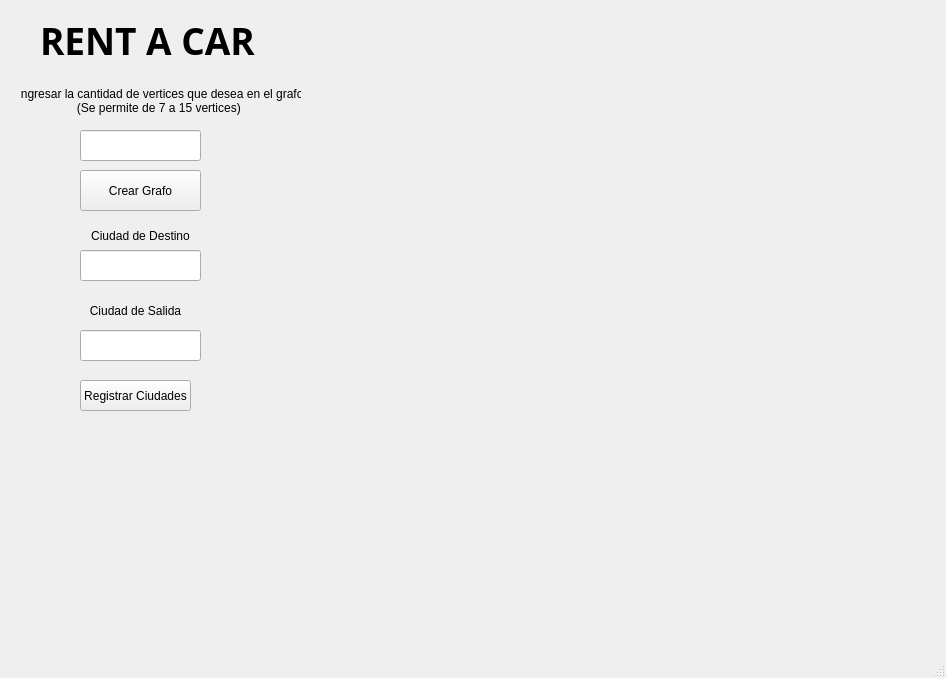
<?xml version="1.0" encoding="UTF-8"?>
<ui version="4.0">
 <class>MainWindow</class>
 <widget class="QMainWindow" name="MainWindow">
  <property name="geometry">
   <rect>
    <x>0</x>
    <y>0</y>
    <width>946</width>
    <height>678</height>
   </rect>
  </property>
  <property name="windowTitle">
   <string>RentACar</string>
  </property>
  <widget class="QWidget" name="centralwidget">
   <widget class="QLabel" name="titulo">
    <property name="geometry">
     <rect>
      <x>40</x>
      <y>-10</y>
      <width>221</width>
      <height>101</height>
     </rect>
    </property>
    <property name="font">
     <font>
      <family>Century Gothic</family>
      <pointsize>28</pointsize>
      <weight>75</weight>
      <bold>true</bold>
     </font>
    </property>
    <property name="text">
     <string>RENT A CAR</string>
    </property>
    <property name="wordWrap">
     <bool>false</bool>
    </property>
   </widget>
   <widget class="QLineEdit" name="cantidad">
    <property name="geometry">
     <rect>
      <x>80</x>
      <y>130</y>
      <width>121</width>
      <height>31</height>
     </rect>
    </property>
    <property name="text">
     <string/>
    </property>
    <property name="echoMode">
     <enum>QLineEdit::Password</enum>
    </property>
   </widget>
   <widget class="QLabel" name="ingresar">
    <property name="geometry">
     <rect>
      <x>20</x>
      <y>80</y>
      <width>281</width>
      <height>41</height>
     </rect>
    </property>
    <property name="text">
     <string>Ingresar la cantidad de vertices que desea en el grafo
(Se permite de 7 a 15 vertices) </string>
    </property>
    <property name="alignment">
     <set>Qt::AlignCenter</set>
    </property>
   </widget>
   <widget class="QPushButton" name="crearBoton">
    <property name="geometry">
     <rect>
      <x>80</x>
      <y>170</y>
      <width>121</width>
      <height>41</height>
     </rect>
    </property>
    <property name="text">
     <string>Crear Grafo</string>
    </property>
   </widget>
   <widget class="QLabel" name="label_2">
    <property name="geometry">
     <rect>
      <x>380</x>
      <y>10</y>
      <width>501</width>
      <height>421</height>
     </rect>
    </property>
    <property name="text">
     <string/>
    </property>
   </widget>
   <widget class="QLabel" name="ciudaddestinoL">
    <property name="geometry">
     <rect>
      <x>90</x>
      <y>210</y>
      <width>101</width>
      <height>51</height>
     </rect>
    </property>
    <property name="text">
     <string>Ciudad de Destino</string>
    </property>
    <property name="alignment">
     <set>Qt::AlignCenter</set>
    </property>
   </widget>
   <widget class="QLabel" name="ciudadsalidaL">
    <property name="geometry">
     <rect>
      <x>80</x>
      <y>290</y>
      <width>111</width>
      <height>41</height>
     </rect>
    </property>
    <property name="text">
     <string>Ciudad de Salida</string>
    </property>
    <property name="alignment">
     <set>Qt::AlignCenter</set>
    </property>
   </widget>
   <widget class="QLineEdit" name="ciudadDestino">
    <property name="geometry">
     <rect>
      <x>80</x>
      <y>250</y>
      <width>121</width>
      <height>31</height>
     </rect>
    </property>
    <property name="text">
     <string/>
    </property>
   </widget>
   <widget class="QLineEdit" name="ciudadSalida">
    <property name="geometry">
     <rect>
      <x>80</x>
      <y>330</y>
      <width>121</width>
      <height>31</height>
     </rect>
    </property>
   </widget>
   <widget class="QPushButton" name="ciudadesBoton">
    <property name="geometry">
     <rect>
      <x>80</x>
      <y>380</y>
      <width>111</width>
      <height>31</height>
     </rect>
    </property>
    <property name="text">
     <string>Registrar Ciudades</string>
    </property>
   </widget>
   <widget class="QLabel" name="E3">
    <property name="geometry">
     <rect>
      <x>560</x>
      <y>340</y>
      <width>71</width>
      <height>21</height>
     </rect>
    </property>
    <property name="text">
     <string/>
    </property>
   </widget>
   <widget class="QLabel" name="RojoG4">
    <property name="geometry">
     <rect>
      <x>690</x>
      <y>180</y>
      <width>47</width>
      <height>13</height>
     </rect>
    </property>
    <property name="text">
     <string/>
    </property>
   </widget>
   <widget class="QLabel" name="VerdeClaroG4">
    <property name="geometry">
     <rect>
      <x>360</x>
      <y>240</y>
      <width>61</width>
      <height>16</height>
     </rect>
    </property>
    <property name="text">
     <string/>
    </property>
   </widget>
   <widget class="QLabel" name="NaranjaG4">
    <property name="geometry">
     <rect>
      <x>500</x>
      <y>60</y>
      <width>61</width>
      <height>16</height>
     </rect>
    </property>
    <property name="text">
     <string/>
    </property>
   </widget>
   <widget class="QLabel" name="RaAZG4">
    <property name="geometry">
     <rect>
      <x>640</x>
      <y>260</y>
      <width>47</width>
      <height>13</height>
     </rect>
    </property>
    <property name="text">
     <string/>
    </property>
   </widget>
   <widget class="QLabel" name="VCaAZG4">
    <property name="geometry">
     <rect>
      <x>420</x>
      <y>310</y>
      <width>47</width>
      <height>13</height>
     </rect>
    </property>
    <property name="text">
     <string/>
    </property>
   </widget>
   <widget class="QLabel" name="VCaNG4">
    <property name="geometry">
     <rect>
      <x>380</x>
      <y>130</y>
      <width>47</width>
      <height>13</height>
     </rect>
    </property>
    <property name="text">
     <string/>
    </property>
   </widget>
   <widget class="QLabel" name="NaRG4">
    <property name="geometry">
     <rect>
      <x>640</x>
      <y>110</y>
      <width>47</width>
      <height>13</height>
     </rect>
    </property>
    <property name="text">
     <string/>
    </property>
   </widget>
   <widget class="QLabel" name="AZaNG4">
    <property name="geometry">
     <rect>
      <x>530</x>
      <y>260</y>
      <width>47</width>
      <height>13</height>
     </rect>
    </property>
    <property name="text">
     <string/>
    </property>
   </widget>
   <widget class="QLabel" name="RaVCG4">
    <property name="geometry">
     <rect>
      <x>560</x>
      <y>210</y>
      <width>47</width>
      <height>13</height>
     </rect>
    </property>
    <property name="text">
     <string/>
    </property>
   </widget>
   <widget class="QLabel" name="AzulG5">
    <property name="geometry">
     <rect>
      <x>590</x>
      <y>350</y>
      <width>47</width>
      <height>13</height>
     </rect>
    </property>
    <property name="text">
     <string/>
    </property>
   </widget>
   <widget class="QLabel" name="VerdeClaroG5">
    <property name="geometry">
     <rect>
      <x>390</x>
      <y>210</y>
      <width>47</width>
      <height>13</height>
     </rect>
    </property>
    <property name="text">
     <string/>
    </property>
   </widget>
   <widget class="QLabel" name="RojoG5">
    <property name="geometry">
     <rect>
      <x>710</x>
      <y>170</y>
      <width>47</width>
      <height>13</height>
     </rect>
    </property>
    <property name="text">
     <string/>
    </property>
   </widget>
   <widget class="QLabel" name="NaranjaG5">
    <property name="geometry">
     <rect>
      <x>500</x>
      <y>63</y>
      <width>51</width>
      <height>20</height>
     </rect>
    </property>
    <property name="text">
     <string/>
    </property>
   </widget>
   <widget class="QLabel" name="VCaAZG5">
    <property name="geometry">
     <rect>
      <x>440</x>
      <y>310</y>
      <width>47</width>
      <height>13</height>
     </rect>
    </property>
    <property name="text">
     <string/>
    </property>
   </widget>
   <widget class="QLabel" name="RaAZG5">
    <property name="geometry">
     <rect>
      <x>640</x>
      <y>250</y>
      <width>47</width>
      <height>13</height>
     </rect>
    </property>
    <property name="text">
     <string/>
    </property>
   </widget>
   <widget class="QLabel" name="VCaNG5">
    <property name="geometry">
     <rect>
      <x>430</x>
      <y>130</y>
      <width>47</width>
      <height>13</height>
     </rect>
    </property>
    <property name="text">
     <string/>
    </property>
   </widget>
   <widget class="QLabel" name="NaRG5">
    <property name="geometry">
     <rect>
      <x>610</x>
      <y>110</y>
      <width>47</width>
      <height>13</height>
     </rect>
    </property>
    <property name="text">
     <string/>
    </property>
   </widget>
   <widget class="QLabel" name="VerdeOscuroG5">
    <property name="geometry">
     <rect>
      <x>530</x>
      <y>190</y>
      <width>47</width>
      <height>13</height>
     </rect>
    </property>
    <property name="text">
     <string/>
    </property>
   </widget>
   <widget class="QLabel" name="VOaRG5">
    <property name="geometry">
     <rect>
      <x>590</x>
      <y>170</y>
      <width>47</width>
      <height>13</height>
     </rect>
    </property>
    <property name="text">
     <string/>
    </property>
   </widget>
   <widget class="QLabel" name="AZaVOG5">
    <property name="geometry">
     <rect>
      <x>510</x>
      <y>250</y>
      <width>47</width>
      <height>13</height>
     </rect>
    </property>
    <property name="text">
     <string/>
    </property>
   </widget>
   <widget class="QLabel" name="NaVOG5">
    <property name="geometry">
     <rect>
      <x>540</x>
      <y>130</y>
      <width>47</width>
      <height>13</height>
     </rect>
    </property>
    <property name="text">
     <string/>
    </property>
   </widget>
   <widget class="QLabel" name="VOaVCG5">
    <property name="geometry">
     <rect>
      <x>460</x>
      <y>220</y>
      <width>47</width>
      <height>13</height>
     </rect>
    </property>
    <property name="text">
     <string/>
    </property>
   </widget>
   <widget class="QLabel" name="VerdeClaroG6">
    <property name="geometry">
     <rect>
      <x>330</x>
      <y>200</y>
      <width>47</width>
      <height>13</height>
     </rect>
    </property>
    <property name="text">
     <string/>
    </property>
   </widget>
   <widget class="QLabel" name="AzulG6">
    <property name="geometry">
     <rect>
      <x>440</x>
      <y>340</y>
      <width>47</width>
      <height>13</height>
     </rect>
    </property>
    <property name="text">
     <string/>
    </property>
   </widget>
   <widget class="QLabel" name="NaranjaG6">
    <property name="geometry">
     <rect>
      <x>460</x>
      <y>70</y>
      <width>47</width>
      <height>13</height>
     </rect>
    </property>
    <property name="text">
     <string/>
    </property>
   </widget>
   <widget class="QLabel" name="RojoG6">
    <property name="geometry">
     <rect>
      <x>690</x>
      <y>80</y>
      <width>47</width>
      <height>13</height>
     </rect>
    </property>
    <property name="text">
     <string/>
    </property>
   </widget>
   <widget class="QLabel" name="MoradoG6">
    <property name="geometry">
     <rect>
      <x>680</x>
      <y>340</y>
      <width>47</width>
      <height>13</height>
     </rect>
    </property>
    <property name="text">
     <string/>
    </property>
   </widget>
   <widget class="QLabel" name="VerdeOscuroG6">
    <property name="geometry">
     <rect>
      <x>810</x>
      <y>210</y>
      <width>47</width>
      <height>13</height>
     </rect>
    </property>
    <property name="text">
     <string/>
    </property>
   </widget>
   <widget class="QLabel" name="NaVCG6">
    <property name="geometry">
     <rect>
      <x>370</x>
      <y>130</y>
      <width>47</width>
      <height>13</height>
     </rect>
    </property>
    <property name="text">
     <string/>
    </property>
   </widget>
   <widget class="QLabel" name="VOaMG6">
    <property name="geometry">
     <rect>
      <x>750</x>
      <y>290</y>
      <width>47</width>
      <height>13</height>
     </rect>
    </property>
    <property name="text">
     <string/>
    </property>
   </widget>
   <widget class="QLabel" name="NaRG6">
    <property name="geometry">
     <rect>
      <x>570</x>
      <y>60</y>
      <width>47</width>
      <height>13</height>
     </rect>
    </property>
    <property name="text">
     <string/>
    </property>
   </widget>
   <widget class="QLabel" name="VCaVOG6">
    <property name="geometry">
     <rect>
      <x>430</x>
      <y>220</y>
      <width>47</width>
      <height>13</height>
     </rect>
    </property>
    <property name="text">
     <string/>
    </property>
   </widget>
   <widget class="QLabel" name="AaNG6">
    <property name="geometry">
     <rect>
      <x>430</x>
      <y>290</y>
      <width>47</width>
      <height>13</height>
     </rect>
    </property>
    <property name="text">
     <string/>
    </property>
   </widget>
   <widget class="QLabel" name="RaAG6">
    <property name="geometry">
     <rect>
      <x>520</x>
      <y>320</y>
      <width>47</width>
      <height>13</height>
     </rect>
    </property>
    <property name="text">
     <string/>
    </property>
   </widget>
   <widget class="QLabel" name="MaNG6">
    <property name="geometry">
     <rect>
      <x>600</x>
      <y>320</y>
      <width>47</width>
      <height>13</height>
     </rect>
    </property>
    <property name="text">
     <string/>
    </property>
   </widget>
   <widget class="QLabel" name="RaMG6">
    <property name="geometry">
     <rect>
      <x>680</x>
      <y>140</y>
      <width>47</width>
      <height>13</height>
     </rect>
    </property>
    <property name="text">
     <string/>
    </property>
   </widget>
   <widget class="QLabel" name="AmarilloG7">
    <property name="geometry">
     <rect>
      <x>360</x>
      <y>300</y>
      <width>47</width>
      <height>13</height>
     </rect>
    </property>
    <property name="text">
     <string/>
    </property>
   </widget>
   <widget class="QLabel" name="LilaG7">
    <property name="geometry">
     <rect>
      <x>450</x>
      <y>370</y>
      <width>47</width>
      <height>13</height>
     </rect>
    </property>
    <property name="text">
     <string/>
    </property>
   </widget>
   <widget class="QLabel" name="VerdeOscuroG7">
    <property name="geometry">
     <rect>
      <x>420</x>
      <y>100</y>
      <width>47</width>
      <height>13</height>
     </rect>
    </property>
    <property name="text">
     <string/>
    </property>
   </widget>
   <widget class="QLabel" name="NaranjaG7">
    <property name="geometry">
     <rect>
      <x>590</x>
      <y>80</y>
      <width>47</width>
      <height>13</height>
     </rect>
    </property>
    <property name="text">
     <string/>
    </property>
   </widget>
   <widget class="QLabel" name="AzulG7">
    <property name="geometry">
     <rect>
      <x>530</x>
      <y>190</y>
      <width>47</width>
      <height>13</height>
     </rect>
    </property>
    <property name="text">
     <string/>
    </property>
   </widget>
   <widget class="QLabel" name="RojoG7">
    <property name="geometry">
     <rect>
      <x>730</x>
      <y>190</y>
      <width>47</width>
      <height>13</height>
     </rect>
    </property>
    <property name="text">
     <string/>
    </property>
   </widget>
   <widget class="QLabel" name="MoradoG7">
    <property name="geometry">
     <rect>
      <x>670</x>
      <y>340</y>
      <width>47</width>
      <height>13</height>
     </rect>
    </property>
    <property name="text">
     <string/>
    </property>
   </widget>
   <widget class="QLabel" name="VOaNG7">
    <property name="geometry">
     <rect>
      <x>500</x>
      <y>80</y>
      <width>47</width>
      <height>13</height>
     </rect>
    </property>
    <property name="text">
     <string/>
    </property>
   </widget>
   <widget class="QLabel" name="NaRG7">
    <property name="geometry">
     <rect>
      <x>660</x>
      <y>120</y>
      <width>47</width>
      <height>13</height>
     </rect>
    </property>
    <property name="text">
     <string/>
    </property>
   </widget>
   <widget class="QLabel" name="AMaVOG7">
    <property name="geometry">
     <rect>
      <x>350</x>
      <y>190</y>
      <width>47</width>
      <height>13</height>
     </rect>
    </property>
    <property name="text">
     <string/>
    </property>
   </widget>
   <widget class="QLabel" name="LaAZG7">
    <property name="geometry">
     <rect>
      <x>480</x>
      <y>270</y>
      <width>47</width>
      <height>13</height>
     </rect>
    </property>
    <property name="text">
     <string/>
    </property>
   </widget>
   <widget class="QLabel" name="MaAZ">
    <property name="geometry">
     <rect>
      <x>600</x>
      <y>290</y>
      <width>47</width>
      <height>13</height>
     </rect>
    </property>
    <property name="text">
     <string/>
    </property>
   </widget>
   <widget class="QLabel" name="RaMG7">
    <property name="geometry">
     <rect>
      <x>710</x>
      <y>260</y>
      <width>47</width>
      <height>13</height>
     </rect>
    </property>
    <property name="text">
     <string/>
    </property>
   </widget>
   <widget class="QLabel" name="AMaLG7">
    <property name="geometry">
     <rect>
      <x>390</x>
      <y>340</y>
      <width>47</width>
      <height>13</height>
     </rect>
    </property>
    <property name="text">
     <string/>
    </property>
   </widget>
   <widget class="QLabel" name="AZaAMG7">
    <property name="geometry">
     <rect>
      <x>410</x>
      <y>230</y>
      <width>47</width>
      <height>13</height>
     </rect>
    </property>
    <property name="text">
     <string/>
    </property>
   </widget>
   <widget class="QLabel" name="RaAZG7">
    <property name="geometry">
     <rect>
      <x>610</x>
      <y>210</y>
      <width>47</width>
      <height>13</height>
     </rect>
    </property>
    <property name="text">
     <string/>
    </property>
   </widget>
   <widget class="QLabel" name="VOaRG7">
    <property name="geometry">
     <rect>
      <x>520</x>
      <y>150</y>
      <width>47</width>
      <height>13</height>
     </rect>
    </property>
    <property name="text">
     <string/>
    </property>
   </widget>
   <widget class="QLabel" name="VerdeClaroG8">
    <property name="geometry">
     <rect>
      <x>360</x>
      <y>200</y>
      <width>47</width>
      <height>13</height>
     </rect>
    </property>
    <property name="text">
     <string/>
    </property>
   </widget>
   <widget class="QLabel" name="NaranjaG8">
    <property name="geometry">
     <rect>
      <x>460</x>
      <y>90</y>
      <width>47</width>
      <height>13</height>
     </rect>
    </property>
    <property name="text">
     <string/>
    </property>
   </widget>
   <widget class="QLabel" name="AzulG8">
    <property name="geometry">
     <rect>
      <x>440</x>
      <y>340</y>
      <width>47</width>
      <height>13</height>
     </rect>
    </property>
    <property name="text">
     <string/>
    </property>
   </widget>
   <widget class="QLabel" name="AmarilloG8">
    <property name="geometry">
     <rect>
      <x>540</x>
      <y>210</y>
      <width>47</width>
      <height>13</height>
     </rect>
    </property>
    <property name="text">
     <string/>
    </property>
   </widget>
   <widget class="QLabel" name="MoradoG8">
    <property name="geometry">
     <rect>
      <x>630</x>
      <y>340</y>
      <width>47</width>
      <height>13</height>
     </rect>
    </property>
    <property name="text">
     <string/>
    </property>
   </widget>
   <widget class="QLabel" name="RojoG8">
    <property name="geometry">
     <rect>
      <x>620</x>
      <y>90</y>
      <width>47</width>
      <height>13</height>
     </rect>
    </property>
    <property name="text">
     <string/>
    </property>
   </widget>
   <widget class="QLabel" name="LilaG8">
    <property name="geometry">
     <rect>
      <x>750</x>
      <y>90</y>
      <width>47</width>
      <height>13</height>
     </rect>
    </property>
    <property name="text">
     <string/>
    </property>
   </widget>
   <widget class="QLabel" name="VerdeOscuroG8">
    <property name="geometry">
     <rect>
      <x>760</x>
      <y>230</y>
      <width>47</width>
      <height>13</height>
     </rect>
    </property>
    <property name="text">
     <string/>
    </property>
   </widget>
   <widget class="QLabel" name="AMaAZG8">
    <property name="geometry">
     <rect>
      <x>450</x>
      <y>290</y>
      <width>47</width>
      <height>13</height>
     </rect>
    </property>
    <property name="text">
     <string/>
    </property>
   </widget>
   <widget class="QLabel" name="VCaMG8">
    <property name="geometry">
     <rect>
      <x>410</x>
      <y>240</y>
      <width>47</width>
      <height>13</height>
     </rect>
    </property>
    <property name="text">
     <string/>
    </property>
   </widget>
   <widget class="QLabel" name="AMaVCG8">
    <property name="geometry">
     <rect>
      <x>440</x>
      <y>190</y>
      <width>47</width>
      <height>13</height>
     </rect>
    </property>
    <property name="text">
     <string/>
    </property>
   </widget>
   <widget class="QLabel" name="AZaVOG8">
    <property name="geometry">
     <rect>
      <x>510</x>
      <y>320</y>
      <width>47</width>
      <height>13</height>
     </rect>
    </property>
    <property name="text">
     <string/>
    </property>
   </widget>
   <widget class="QLabel" name="NaAMG8">
    <property name="geometry">
     <rect>
      <x>460</x>
      <y>140</y>
      <width>47</width>
      <height>13</height>
     </rect>
    </property>
    <property name="text">
     <string/>
    </property>
   </widget>
   <widget class="QLabel" name="RaNG8">
    <property name="geometry">
     <rect>
      <x>540</x>
      <y>70</y>
      <width>47</width>
      <height>13</height>
     </rect>
    </property>
    <property name="text">
     <string/>
    </property>
   </widget>
   <widget class="QLabel" name="AMaRG8">
    <property name="geometry">
     <rect>
      <x>570</x>
      <y>140</y>
      <width>47</width>
      <height>13</height>
     </rect>
    </property>
    <property name="text">
     <string/>
    </property>
   </widget>
   <widget class="QLabel" name="VOaMG8">
    <property name="geometry">
     <rect>
      <x>720</x>
      <y>300</y>
      <width>47</width>
      <height>13</height>
     </rect>
    </property>
    <property name="text">
     <string/>
    </property>
   </widget>
   <widget class="QLabel" name="LaVOG">
    <property name="geometry">
     <rect>
      <x>780</x>
      <y>150</y>
      <width>47</width>
      <height>13</height>
     </rect>
    </property>
    <property name="text">
     <string/>
    </property>
   </widget>
   <widget class="QLabel" name="VOaRG8">
    <property name="geometry">
     <rect>
      <x>680</x>
      <y>140</y>
      <width>47</width>
      <height>13</height>
     </rect>
    </property>
    <property name="text">
     <string/>
    </property>
   </widget>
   <widget class="QLabel" name="VOaAMG8">
    <property name="geometry">
     <rect>
      <x>670</x>
      <y>200</y>
      <width>47</width>
      <height>13</height>
     </rect>
    </property>
    <property name="text">
     <string/>
    </property>
   </widget>
   <widget class="QLabel" name="MaAMG8">
    <property name="geometry">
     <rect>
      <x>570</x>
      <y>240</y>
      <width>47</width>
      <height>13</height>
     </rect>
    </property>
    <property name="text">
     <string/>
    </property>
   </widget>
   <widget class="QLabel" name="RaLG8">
    <property name="geometry">
     <rect>
      <x>660</x>
      <y>60</y>
      <width>47</width>
      <height>13</height>
     </rect>
    </property>
    <property name="text">
     <string/>
    </property>
   </widget>
  </widget>
  <widget class="QStatusBar" name="statusbar"/>
 </widget>
 <resources/>
 <connections/>
</ui>
